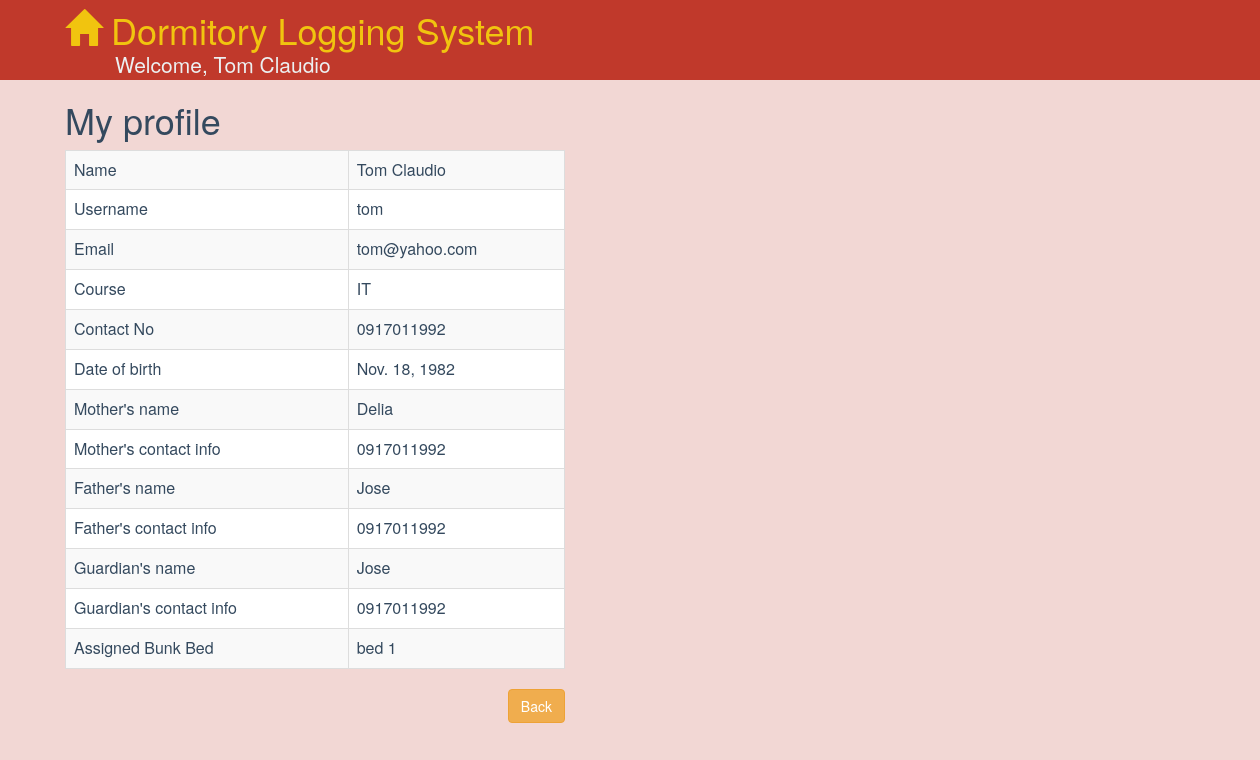
The page /tom/profile/ (signed in) on the database as committed earlier.
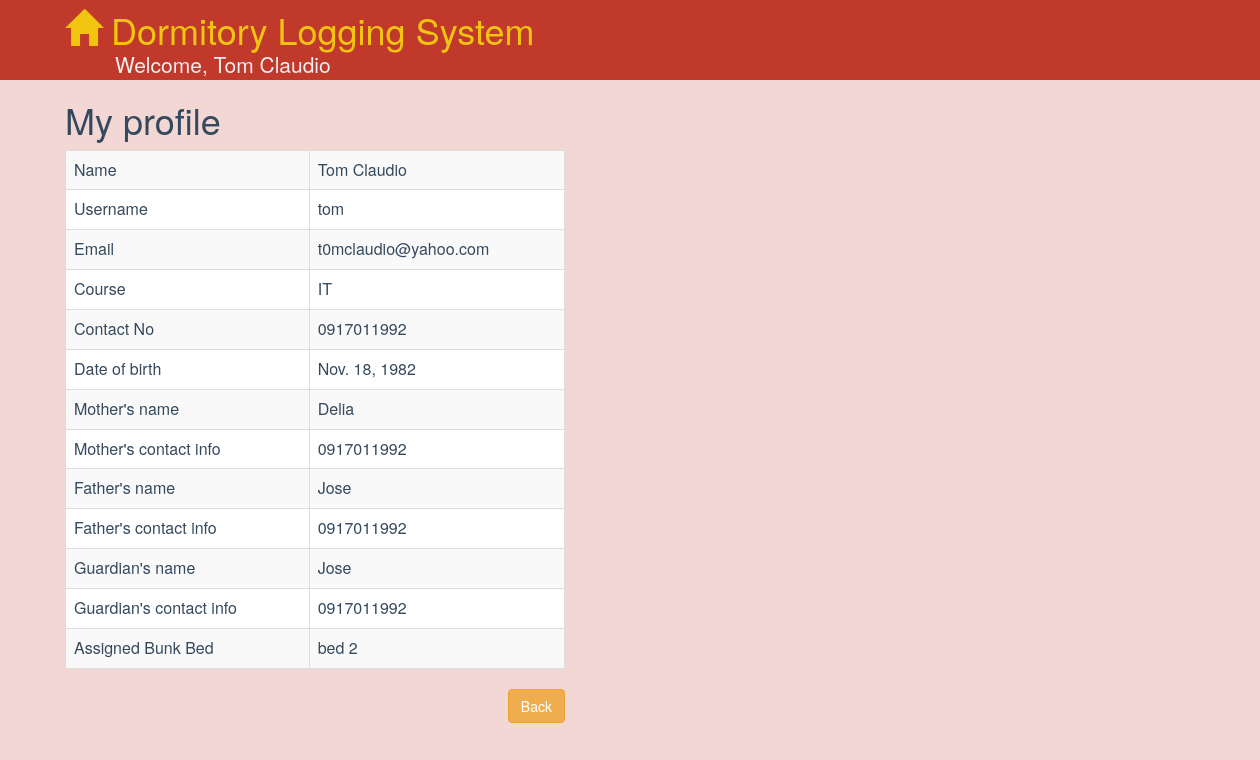
The same page on the database as committed later.
### dormitory/models.py (models this page shows, shortened)
class Student(models.Model):
    user = models.OneToOneField(User, on_delete=models.CASCADE)
    course = models.CharField(max_length=32)
    contact_no = models.CharField(max_length=16, verbose_name="Contact Number")
    birth_date = models.DateField(null=True, blank=True)
    mother_name = models.CharField(max_length=64)
    mother_contact = models.CharField(max_length=16, verbose_name="Contact Number")
    father_name = models.CharField(max_length=64)
    father_contact = models.CharField(max_length=16, verbose_name="Contact Number")
    guardian_name = models.CharField(max_length=64)
    guardian_contact = models.CharField(max_length=16, verbose_name="Contact Number")
    bunk = models.OneToOneField(Bunk)

class Bunk(models.Model):
    code = models.CharField(max_length=12, unique=True)
    objects = BunkManager()

### dormitory/views.py (the view)
@login_required
def my_profile(request, username):
    user = User.objects.get(username=username)
    student = Student.objects.get(user=user)
    return render(request, 'my_profile.html', {'student': student})

### dormitory/templates/my_profile.html
{% extends 'base.html' %}
{% block content %}
<div class="row" style="margin-left:50px; max-width:500px">
    <h1 id="app-title">My profile</h1>
    <table class="table table-bordered table-striped">
        <tr>
            <td>Name</td>
            <td>{{student.user.first_name}} {{student.user.last_name}}</td>
        </tr>
        <tr>
            <td>Username</td>
            <td>{{student.user.username}}</td>
        </tr>
        <tr>
            <td>Email</td>
            <td>{{student.user.email}}</td>
        </tr>
        <tr>
            <td>Course</td>
            <td>{{student.course}}</td>
        </tr>
        <tr>
            <td>Contact No</td>
            <td>{{student.contact_no}}</td>
        </tr>
        <tr>
            <td>Date of birth</td>
            <td>{{student.birth_date}}</td>
        </tr>
        <tr>
            <td>Mother's name</td>
            <td>{{student.mother_name}}</td>
        </tr>
        <tr>
            <td>Mother's contact info</td>
            <td>{{student.mother_contact}}</td>
        </tr>
        <tr>
            <td>Father's name</td>
            <td>{{student.father_name}}</td>
        </tr>
        <tr>
            <td>Father's contact info</td>
            <td>{{student.father_contact}}</td>
        </tr>
        <tr>
            <td>Guardian's name</td>
            <td>{{student.guardian_name}}</td>
        </tr>
        <tr>
            <td>Guardian's contact info</td>
            <td>{{student.guardian_contact}}</td>
        </tr>
        <tr>
            <td>Assigned Bunk Bed</td>
            <td>{{student.bunk.code}}</td>
        </tr>
    </table>
    <div class="pull-right" style="margin-bottom: 10px">
        <a class="btn btn-warning" role="button" href="{{request.META.HTTP_REFERER}}">Back</a>
    </div>
</div>
{% endblock %}

Rows that differ between the two databases and show on the page:
changed Student "IT": user.email "tom@yahoo.com" → "t0mclaudio@yahoo.com"; bunk.code "bed 1" → "bed 2"
